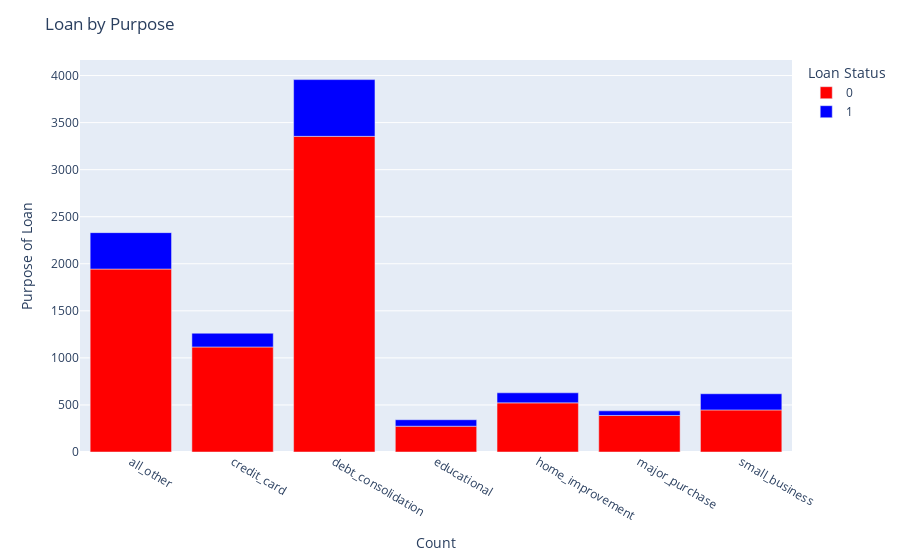

Notebook code cell kept with this figure:
### Code cell
byPurpose['not.fully.paid'] = byPurpose['not.fully.paid'].astype(str)
fig = px.bar(byPurpose, 
             x="purpose", 
             y="Count", 
             color="not.fully.paid",
             color_discrete_map={"0":"red", "1":"blue"})
fig.update_layout(
    title="Loan by Purpose",
    xaxis_title="Count",
    yaxis_title="Purpose of Loan",
    legend=dict(
        title="Loan Status",
    
    )
)
fig.show()

### Figure 1 — Plotly figure (JSON) as saved in the notebook; plotly's stock layout.template omitted (floating-point values rounded to 4 significant figures)
{"data": [{"alignmentgroup": "True", "hovertemplate": "not.fully.paid=0<br>purpose=%{x}<br>Count=%{y}<extra></extra>", "legendgroup": "0", "marker": {"color": "red", "pattern": {"shape": ""}}, "name": "0", "offsetgroup": "0", "orientation": "v", "showlegend": true, "textposition": "auto", "type": "bar", "x": ["all_other", "credit_card", "debt_consolidation", "educational", "home_improvement", "major_purchase", "small_business"], "xaxis": "x", "y": [1944, 1116, 3354, 274, 522, 388, 447], "yaxis": "y"}, {"alignmentgroup": "True", "hovertemplate": "not.fully.paid=1<br>purpose=%{x}<br>Count=%{y}<extra></extra>", "legendgroup": "1", "marker": {"color": "blue", "pattern": {"shape": ""}}, "name": "1", "offsetgroup": "1", "orientation": "v", "showlegend": true, "textposition": "auto", "type": "bar", "x": ["all_other", "credit_card", "debt_consolidation", "educational", "home_improvement", "major_purchase", "small_business"], "xaxis": "x", "y": [387, 146, 603, 69, 107, 49, 172], "yaxis": "y"}], "layout": {"autosize": true, "barmode": "relative", "legend": {"title": {"text": "Loan Status"}, "tracegroupgap": 0}, "margin": {"t": 60}, "title": {"text": "Loan by Purpose"}, "xaxis": {"anchor": "y", "autorange": true, "domain": [0, 1], "range": [-0.5, 6.5], "title": {"text": "Count"}, "type": "category"}, "yaxis": {"anchor": "x", "autorange": true, "domain": [0, 1], "range": [0, 4165.0], "title": {"text": "Purpose of Loan"}, "type": "linear"}}}
